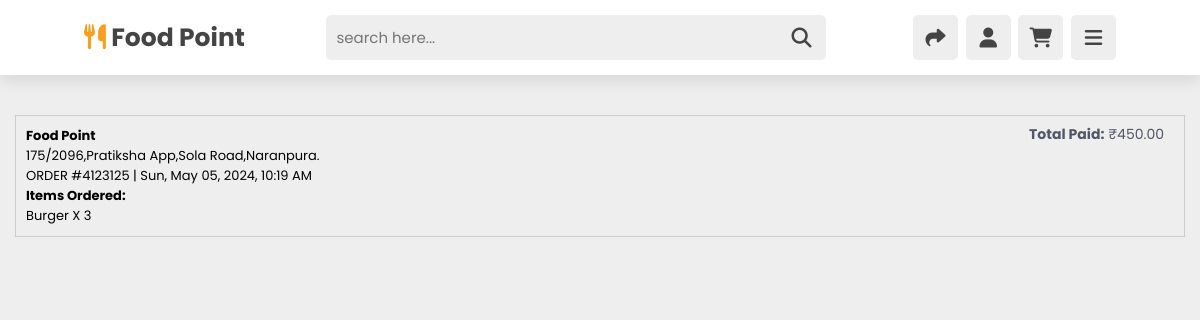
The app's page /order/ (signed in) with its own data.
### food/models.py (models this page shows)
class PastOrder(models.Model):
    user = models.ForeignKey(User, on_delete=models.CASCADE)
    order_id = models.IntegerField(unique=True)
    order_placed_at=models.DateTimeField()
    mobile_number=models.CharField(max_length=100)
    address=models.CharField(max_length=100)
    total_payment=models.DecimalField(max_digits=10,decimal_places=2)
    payment_id=models.CharField(max_length=100)

class OrderItem(models.Model):
    order=models.ForeignKey(PastOrder,on_delete=models.CASCADE)
    item_name=models.CharField(max_length=100)
    quantity=models.IntegerField()

### food/views.py (the view)
# urls.py: path('order/',views.order,name='order'),
def order(request):
    past_orders = PastOrder.objects.filter(user=request.user)
    for order in past_orders:
        order.order_items = order.orderitem_set.all()
    return render(request, 'order.html', {'past_orders': past_orders})

### food/templates/order.html (shortened to what this page needs)
{% load static %}
<!DOCTYPE html>
<html lang="en">
<head>
    <link rel="stylesheet" href="https://unpkg.com/swiper/swiper-bundle.min.css" />
    <link rel="stylesheet" href="https://cdnjs.cloudflare.com/ajax/libs/font-awesome/6.1.1/css/all.min.css">
    <link rel="stylesheet" type="text/css" href="{% static 'css/style.css' %}">
</head>
<body>
    <header class="header">
        <a href="#" class="logo"> <i class="fas fa-utensils"></i> Food Point </a>
        <form action="" class="search-form">
            <input type="search" name="" placeholder="search here..." id="searchBox">
            <label for="searchBox" class="fas fa-search"></label>
        </form>
        <div class="icons">
            <div class="fas fa-share" id="theme-btn"></div>
            <div class="fas fa-user" id="login-btn"></div>
            <div class="fas fa-shopping-cart" id="cart-btn"></div>
            <div class="fas fa-bars" id="menu-btn"></div>
        </div>
    </header>
    <div class="main1">
        {% for order in past_orders %}
        <div class="main2">
            <strong>Food Point</strong><br>
            {{ order.address }}<br>
            ORDER #{{ order.order_id }} | {{ order.order_placed_at|date:'D, M d, Y, h:i A' }}<br>
            <strong>Items Ordered:</strong><br>
            <ul>
                {% for item in order.orderitem_set.all %}
                <li>{{ item.item_name }} x {{ item.quantity }}</li>
                {% endfor %}
            </ul>
            <p class="t"><b>Total Paid:</b> <span>&#8377</span>{{ order.total_payment }}</p>
        </div>
        {% empty %}
        <p>No results found</p>
        {% endfor %}
    </div>
</body>
</html>

### food/static/css/style.css (style rules this page uses)
:root { --orange:#F79F1F; --text-color-1:#444; --text-color-2:#666; --bg-color-1:#fff; --bg-color-2:#eee; --box-shadow:0 .5rem 1.5rem rgba(0,0,0,.1); }
* { font-family: 'Poppins', sans-serif; margin:0; padding:0; box-sizing: border-box; outline: none; border:none; text-decoration: none; text-transform: capitalize; }
html { font-size: 62.5%; overflow-x: hidden; scroll-padding-top: 7rem; scroll-behavior: smooth; }
body { background:var(--bg-color-2); }
.header { position: fixed; top:0; left:0; right:0; background:var(--bg-color-1); box-shadow: var(--box-shadow); padding: 1.5rem 7%; z-index: 1000; display: flex; align-items: center; justify-content: space-between; }
.header .logo { font-weight: bolder; font-size: 2.5rem; color:var(--text-color-1); }
.header .logo i { color:var(--orange); }
.header .search-form { background:var(--bg-color-2); border-radius: .5rem; display: flex; align-items: center; height: 4.5rem; width:50rem; }
.header .search-form input { height:100%; width:100%; background:none; text-transform: none; font-size: 1.5rem; color:var(--text-color-1); padding:1rem; }
.header .search-form label { font-size: 2rem; margin-right: 1.5rem; color:var(--text-color-1); cursor: pointer; }
.header .icons div { height:4.5rem; width:4.5rem; line-height:4.5rem; font-size: 2rem; border-radius: .5rem; margin-left: .5rem; background:var(--bg-color-2); color:var(--text-color-1); cursor: pointer; text-align: center; }

### food/templates/order.html (style rules this page uses)
.main1 { padding: 10px; position: relative; top: 100px; }
.main2 { border: 1px solid #ccc; padding: 10px; font-size: 13px; margin: 5px; position:relative; }
.t { float: right; position: absolute; top: 8px; right: 20px; color: #535665; font-size: 14px; }
ul { list-style-type: none; }

### records on screen
PastOrder: address "175/2096,Pratiksha App,Sola Road,Naranpura.", order_id "4123125", order_placed_at "Sun, May 05, 2024, 10:19 AM", total_payment "450.00"
OrderItem: item_name "Burger", quantity "3"
